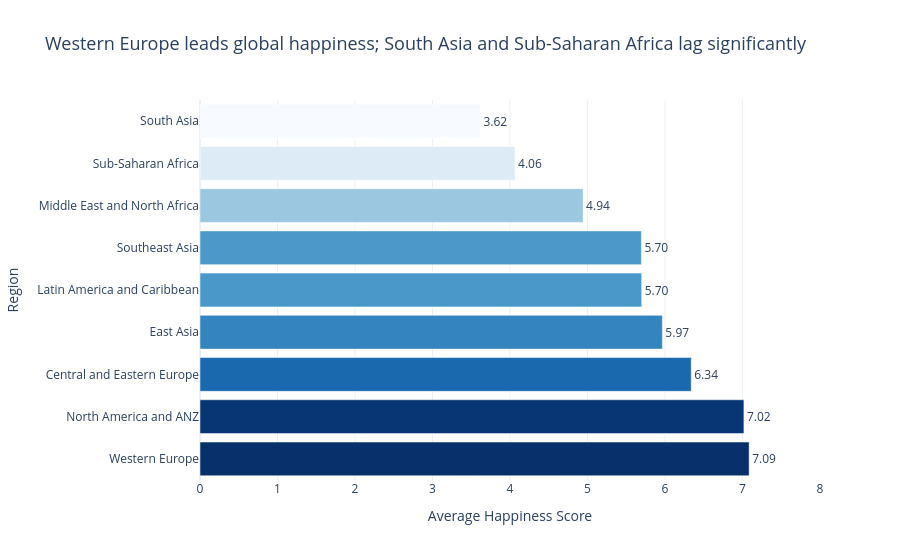

This figure's notebook cell:
### Code cell
import plotly.express as px

# Step 1: Compute average happiness score by region
# We sort ascending here, but Plotly flips it on the Y-axis unless we specify otherwise
region_avg = (df.groupby('Region')['Happiness_Score']
              .mean()
              .reset_index()
              .sort_values('Happiness_Score', ascending=True))

# Step 2: Build the chart to match the screenshot
fig1 = px.bar(region_avg, 
              x='Happiness_Score', 
              y='Region',
              orientation='h',
              # Matching the specific title from your screenshot
              title='Western Europe leads global happiness; South Asia and Sub-Saharan Africa lag significantly',
              labels={'Happiness_Score': 'Average Happiness Score', 'Region': 'Region'},
              template='plotly_white',
              color='Happiness_Score',
              # Adding text labels on the bars and formatting to 2 decimal places
              text='Happiness_Score',
              color_continuous_scale='Blues')

# --- Refined Styling to match the UI ---

# 1. Format the text labels to appear outside the bars
fig1.update_traces(texttemplate='%{text:.2f}', textposition='outside')

# 2. Ensure the highest value is at the top (Reversing the Y-axis)
fig1.update_yaxes(autorange="reversed")

# 3. Match the X-axis range and hide the color bar (legend) 
fig1.update_layout(
    xaxis_range=[0, 8],
    coloraxis_showscale=False, # Removes the color gradient bar on the right
    showlegend=False,
    title_font_size=18
)

fig1.show()

### Figure 1 — Plotly figure (JSON) as saved in the notebook; plotly's stock layout.template omitted (floating-point values rounded to 4 significant figures)
{"data": [{"hovertemplate": "Average Happiness Score=%{marker.color}<br>Region=%{y}<extra></extra>", "legendgroup": "", "marker": {"color": [3.618, 4.065, 4.943, 5.695, 5.699, 5.966, 6.338, 7.018, 7.086], "coloraxis": "coloraxis", "pattern": {"shape": ""}}, "name": "", "orientation": "h", "showlegend": false, "text": [3.618, 4.065, 4.943, 5.695, 5.699, 5.966, 6.338, 7.018, 7.086], "textposition": "outside", "texttemplate": "%{text:.2f}", "type": "bar", "x": [3.618, 4.065, 4.943, 5.695, 5.699, 5.966, 6.338, 7.018, 7.086], "xaxis": "x", "y": ["South Asia", "Sub-Saharan Africa", "Middle East and North Africa", "Southeast Asia", "Latin America and Caribbean", "East Asia", "Central and Eastern Europe", "North America and ANZ", "Western Europe"], "yaxis": "y"}], "layout": {"barmode": "relative", "coloraxis": {"colorbar": {"title": {"text": "Average Happiness Score"}}, "colorscale": [[0, "rgb(247,251,255)"], [0.125, "rgb(222,235,247)"], [0.25, "rgb(198,219,239)"], [0.375, "rgb(158,202,225)"], [0.5, "rgb(107,174,214)"], [0.625, "rgb(66,146,198)"], [0.75, "rgb(33,113,181)"], [0.875, "rgb(8,81,156)"], [1, "rgb(8,48,107)"]], "showscale": false}, "legend": {"tracegroupgap": 0}, "showlegend": false, "title": {"font": {"size": 18}, "text": "Western Europe leads global happiness; South Asia and Sub-Saharan Africa lag significantly"}, "xaxis": {"anchor": "y", "domain": [0, 1], "range": [0, 8], "title": {"text": "Average Happiness Score"}}, "yaxis": {"anchor": "x", "autorange": "reversed", "domain": [0, 1], "title": {"text": "Region"}}}}
